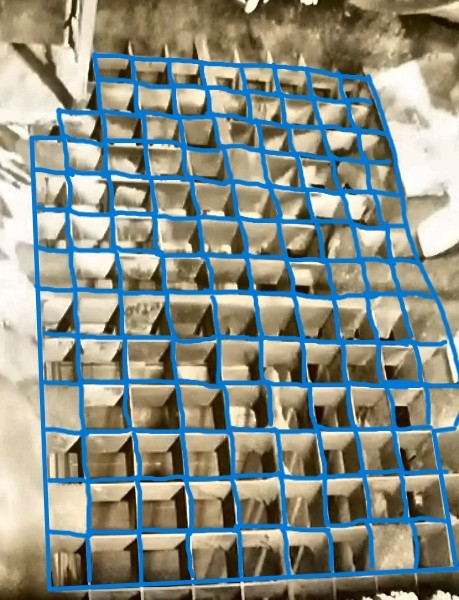
#> input picture archive/migration/coal_detection_migration_20260319_233903/tests/mock_data/clean/step_02_enhanced.jpg, 459 x 600 px
$ python extract_grid_cells.py ../../../../../../archive/migration/coal_detection_migration_20260319_233903/tests/mock_data/clean/step_02_enhanced.jpg
#> lines starting #> are read from the running program, lines starting #| are printed output that depends on the picture; after the words box and inside, x2 and y2 are one past the last pixel; in counts of white or black regions, pixels touching at a corner belong together
"""
改进的网格提取器
通过分析蓝色网格线的交点来确定每个格子位置
"""

import cv2
import numpy as np
import json
from pathlib import Path
import argparse
from typing import List, Dict, Tuple


class GridCellExtractor:
    """网格格子提取器"""

    def __init__(self, annotated_image_path: str):
        self.image_path = annotated_image_path
        self.image = None
        self.blue_mask = None
        self.grid_cells = []

    def extract_grid_lines(self) -> Tuple[List[Tuple[int, int, int, int]], List[Tuple[int, int, int, int]]]:
        """提取水平和垂直网格线"""
        # 1. 加载图片
        self.image = cv2.imread(self.image_path)
        if self.image is None:
            raise ValueError(f"无法加载图片: {self.image_path}")

        print(f"分析标注图片: {Path(self.image_path).name}")
        print(f"图片尺寸: {self.image.shape[1]} x {self.image.shape[0]}")

        # 2. 转换为HSV并提取蓝色
        hsv = cv2.cvtColor(self.image, cv2.COLOR_BGR2HSV)

        # 调整蓝色HSV范围
        lower_blue = np.array([90, 50, 50])
        upper_blue = np.array([130, 255, 255])

        self.blue_mask = cv2.inRange(hsv, lower_blue, upper_blue)

        # 形态学操作
        kernel = np.ones((3, 3), np.uint8)
        self.blue_mask = cv2.morphologyEx(self.blue_mask, cv2.MORPH_CLOSE, kernel)
        self.blue_mask = cv2.morphologyEx(self.blue_mask, cv2.MORPH_OPEN, kernel)

        # 3. 使用霍夫变换检测直线
        lines = cv2.HoughLinesP(self.blue_mask, 1, np.pi/180, threshold=50,
                               minLineLength=30, maxLineGap=10)

        if lines is None:
            return [], []

        # 4. 分类线条：水平线和垂直线
        horizontal_lines = []
        vertical_lines = []

        for line in lines:
            x1, y1, x2, y2 = line[0]

            # 计算角度
            angle = np.arctan2(abs(y2 - y1), abs(x2 - x1)) * 180 / np.pi

            if angle < 20:  # 接近水平
                horizontal_lines.append((x1, y1, x2, y2))
            elif angle > 70:  # 接近垂直
                vertical_lines.append((x1, y1, x2, y2))

        print(f"检测到 {len(horizontal_lines)} 条水平线, {len(vertical_lines)} 条垂直线")
        return horizontal_lines, vertical_lines

    def find_grid_intersections(self, h_lines: List, v_lines: List) -> List[Tuple[int, int]]:
        """找到网格交点"""
        intersections = []

        for h_line in h_lines:
            hx1, hy1, hx2, hy2 = h_line

            for v_line in v_lines:
                vx1, vy1, vx2, vy2 = v_line

                # 计算两条线的交点
                intersection = self._line_intersection(
                    (hx1, hy1, hx2, hy2),
                    (vx1, vy1, vx2, vy2)
                )

                if intersection:
                    x, y = intersection
                    # 检查交点是否在图像范围内
                    if 0 <= x < self.image.shape[1] and 0 <= y < self.image.shape[0]:
                        intersections.append((int(x), int(y)))

        # 去重（合并相近的点）
        unique_intersections = []
        for x, y in intersections:
            is_duplicate = False
            for ux, uy in unique_intersections:
                if abs(x - ux) < 10 and abs(y - uy) < 10:
                    is_duplicate = True
                    break
            if not is_duplicate:
                unique_intersections.append((x, y))

        print(f"找到 {len(unique_intersections)} 个网格交点")
        return unique_intersections

    def _line_intersection(self, line1: Tuple, line2: Tuple) -> Tuple[float, float]:
        """计算两条线段的交点"""
        x1, y1, x2, y2 = line1
        x3, y3, x4, y4 = line2

        denom = (x1 - x2) * (y3 - y4) - (y1 - y2) * (x3 - x4)
        if abs(denom) < 1e-10:
            return None

        t = ((x1 - x3) * (y3 - y4) - (y1 - y3) * (x3 - x4)) / denom
        u = -((x1 - x2) * (y1 - y3) - (y1 - y2) * (x1 - x3)) / denom

        # 检查交点是否在线段范围内
        if 0 <= t <= 1 and 0 <= u <= 1:
            x = x1 + t * (x2 - x1)
            y = y1 + t * (y2 - y1)
            return (x, y)

        return None

    def create_grid_cells(self, intersections: List[Tuple[int, int]]) -> List[Dict]:
        """基于交点创建网格格子"""
        if len(intersections) < 4:
            print("交点数量不足，无法构建网格")
            return []

        # 按Y坐标排序，然后按X坐标排序
        sorted_points = sorted(intersections, key=lambda p: (p[1], p[0]))

        # 估算行列数
        # 统计每个Y坐标的点数
        y_groups = {}
        for x, y in sorted_points:
            y_key = y // 20 * 20  # 20像素容差分组
            if y_key not in y_groups:
                y_groups[y_key] = []
            y_groups[y_key].append((x, y))

        # 找到最常见的列数
        col_counts = [len(points) for points in y_groups.values()]
        most_common_cols = max(col_counts) if col_counts else 0

        # 估算行数
        rows = len(y_groups)
        cols = most_common_cols

        print(f"估算网格: {rows-1}行 x {cols-1}列 (使用 {rows}x{cols} 交点)")

        # 重新整理交点为规则矩阵
        grid_points = self._organize_points_to_grid(sorted_points, rows, cols)

        # 创建格子
        cells = []
        cell_id = 0

        for r in range(rows - 1):
            for c in range(cols - 1):
                try:
                    # 格子的四个角点
                    top_left = grid_points[r][c]
                    top_right = grid_points[r][c + 1]
                    bottom_right = grid_points[r + 1][c + 1]
                    bottom_left = grid_points[r + 1][c]

                    # 计算格子中心和面积
                    center_x = (top_left[0] + bottom_right[0]) // 2
                    center_y = (top_left[1] + bottom_right[1]) // 2

                    width = abs(top_right[0] - top_left[0])
                    height = abs(bottom_left[1] - top_left[1])
                    area = width * height

                    cell = {
                        'id': cell_id,
                        'row': r,
                        'col': c,
                        'center_x': center_x,
                        'center_y': center_y,
                        'width': width,
                        'height': height,
                        'area': float(area),
                        'points': [
                            list(top_left),
                            list(top_right),
                            list(bottom_right),
                            list(bottom_left)
                        ]
                    }

                    cells.append(cell)
                    cell_id += 1

                except (IndexError, KeyError):
                    continue

        print(f"成功创建 {len(cells)} 个网格格子")
        self.grid_cells = cells
        return cells

    def _organize_points_to_grid(self, points: List[Tuple[int, int]],
                                rows: int, cols: int) -> List[List[Tuple[int, int]]]:
        """将交点整理为规则的网格矩阵"""
        # 按Y坐标分组
        y_groups = {}
        for x, y in points:
            y_key = y // 20 * 20  # 容差分组
            if y_key not in y_groups:
                y_groups[y_key] = []
            y_groups[y_key].append((x, y))

        # 排序Y组
        sorted_y_keys = sorted(y_groups.keys())

        grid = []
        for y_key in sorted_y_keys:
            # 每一行按X坐标排序
            row_points = sorted(y_groups[y_key], key=lambda p: p[0])
            grid.append(row_points)

        # 补齐不足的行列
        while len(grid) < rows:
            grid.append([])

        for row in grid:
            while len(row) < cols:
                row.append((0, 0))  # 占位符

        return grid

    def generate_config(self, output_path: str):
        """生成检测配置"""
        if not self.grid_cells:
            raise ValueError("没有提取到网格格子")

        # 估算总行列数
        max_row = max(cell['row'] for cell in self.grid_cells) + 1
        max_col = max(cell['col'] for cell in self.grid_cells) + 1

        # 生成全图ROI掩码
        h, w = self.image.shape[:2]
        mask_polygon = [[0, 0], [w, 0], [w, h], [0, h]]

        config_data = {
            "source_image": self.image_path,
            "calibration_method": "grid_line_intersection",
            "mask_polygon": mask_polygon,
            "logic_shape": [max_row, max_col],
            "total_theoretical": max_row * max_col,
            "valid_cells": self.grid_cells,
            "valid_count": len(self.grid_cells),
            "extraction_info": {
                "method": "hough_lines + intersections",
                "estimated_grid": f"{max_row}x{max_col}",
                "coverage_ratio": len(self.grid_cells) / (max_row * max_col)
            }
        }

        # 保存配置
        Path(output_path).parent.mkdir(exist_ok=True)
        with open(output_path, 'w', encoding='utf-8') as f:
            json.dump(config_data, f, ensure_ascii=False, indent=2)

        print(f"\n[SAVED] 网格提取配置已保存: {output_path}")
        print(f"         网格形状: {max_row}行 x {max_col}列")
        print(f"         有效格子: {len(self.grid_cells)}")
        print(f"         覆盖率: {len(self.grid_cells)/(max_row*max_col)*100:.1f}%")

    def visualize_extraction(self, output_path: str = None):
        """可视化提取结果"""
        if not self.grid_cells:
            return None

        canvas = self.image.copy()

        # 绘制提取的格子
        for cell in self.grid_cells:
            points = np.array(cell['points'], dtype=np.int32)

            # 绘制格子边框
            cv2.polylines(canvas, [points], True, (0, 255, 0), 2)

            # 绘制格子ID
            center = (cell['center_x'], cell['center_y'])
            cv2.putText(canvas, str(cell['id'] + 1), center,
                       cv2.FONT_HERSHEY_SIMPLEX, 0.5, (255, 255, 255), 2)
            cv2.putText(canvas, str(cell['id'] + 1), center,
                       cv2.FONT_HERSHEY_SIMPLEX, 0.5, (255, 0, 0), 1)

        # 添加统计信息
        max_row = max(cell['row'] for cell in self.grid_cells) + 1 if self.grid_cells else 0
        max_col = max(cell['col'] for cell in self.grid_cells) + 1 if self.grid_cells else 0

        info_text = f"Extracted: {len(self.grid_cells)} cells, Grid: {max_row}x{max_col}"
        cv2.putText(canvas, info_text, (20, 30),
                   cv2.FONT_HERSHEY_SIMPLEX, 0.8, (0, 255, 255), 2)

        if output_path:
            cv2.imwrite(output_path, canvas)
            print(f"可视化结果已保存: {output_path}")

        return canvas

    def run_extraction(self, output_config: str, output_visual: str = None):
        """执行完整的提取流程"""
        print("开始网格格子提取...")

        # 1. 提取网格线
        h_lines, v_lines = self.extract_grid_lines()

        # 2. 找到交点
        intersections = self.find_grid_intersections(h_lines, v_lines)

        # 3. 创建格子
        cells = self.create_grid_cells(intersections)

        # 4. 生成配置
        if cells:
            self.generate_config(output_config)

            # 5. 可视化
            if output_visual:
                self.visualize_extraction(output_visual)

            return True
        else:
            print("未能成功提取网格格子")
            return False


def main():
    parser = argparse.ArgumentParser(description="改进的网格格子提取器")
    parser.add_argument("annotated_image", help="标注图片路径")
    parser.add_argument("--output", default="config/grid_extracted.json", help="输出配置文件")
    parser.add_argument("--visualize", help="保存可视化结果图片路径")

    args = parser.parse_args()

    try:
        extractor = GridCellExtractor(args.annotated_image)

        success = extractor.run_extraction(args.output, args.visualize)
#> in extract_grid_lines, self.image is the input picture: shape (600, 459, 3); mean B, G, R 134.5, 143, 135.7
#| 图片尺寸: 459 x 600
#> in extract_grid_lines, `hsv = cv2.cvtColor(self.image, cv2.COLOR_BGR2HSV)`: hsv: shape (600, 459, 3); mean H, S, V 41.4, 103.6, 165.2
#> in extract_grid_lines, `self.blue_mask = cv2.inRange(hsv, lower_blue, upper_blue)`:
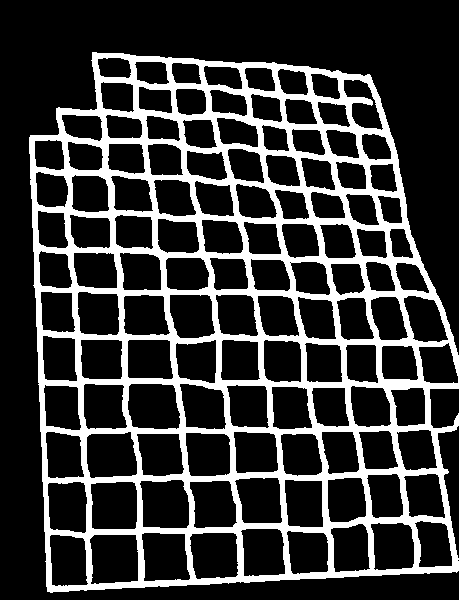
#> self.blue_mask: shape (600, 459); 21.9% white; 1 white region, box (x1, y1, x2, y2) and area: (29, 52, 459, 593) 60346
#> in extract_grid_lines, `self.blue_mask = cv2.morphologyEx(self.blue_mask, cv2.MORPH_CLOSE, ker..`:
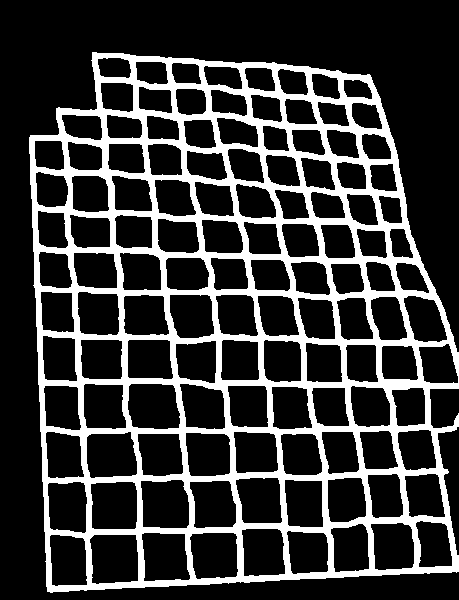
#> self.blue_mask: shape (600, 459); 22% white; 1 white region, box (x1, y1, x2, y2) and area: (29, 52, 459, 593) 60647
#> in extract_grid_lines, `self.blue_mask = cv2.morphologyEx(self.blue_mask, cv2.MORPH_OPEN, kern..`: self.blue_mask: shape (600, 459); 22% white; 1 white region, box (x1, y1, x2, y2) and area: (29, 52, 459, 593) 60562
#> in extract_grid_lines, `lines = cv2.HoughLinesP(self.blue_mask, 1, np.pi/180, threshold=50, mi..`: lines = 384 rows, first 6: [34, 135, 50, 592], [67, 195, 91, 537], [94, 52, 129, 385], [131, 55, 191, 481], [257, 118, 327, 480], [66, 201, 93, 589]
#> the loop in extract_grid_lines, `for line in lines:` made 384 passes
#> (x1, y1, x2, y2, angle) on passes 1 to 3: (34, 135, 50, 592, 87.99), (67, 195, 91, 537, 85.99), (94, 52, 129, 385, 84)
#> after the loop in extract_grid_lines, `for line in lines:`: horizontal_lines = 190 items, first 6: (35, 289, 438, 296), (48, 590, 458, 569), (49, 588, 458, 567), (366, 387, 409, 388), (35, 291, 233, 294), (52, 587, 458, 566); vertical_lines = 193 items, first 6: (34, 135, 50, 592), (67, 195, 91, 537), (94, 52, 129, 385), (131, 55, 191, 481), (257, 118, 327, 480), (66, 201, 93, 589)
#| 检测到 190 条水平线, 193 条垂直线
#> in run_extraction, `h_lines, v_lines = self.extract_grid_lines()`: h_lines has the same summary as horizontal_lines in extract_grid_lines; v_lines has the same summary as vertical_lines in extract_grid_lines
#> the loop in find_grid_intersections, `for h_line in h_lines:` made 190 passes
#> the loop in find_grid_intersections, `for x, y in intersections:` made 3078 passes
#> (x, y) on passes 1 to 3: (39, 289), (73, 289), (119, 290)
#| 找到 142 个网格交点
#> the loop in create_grid_cells, `for x, y in sorted_points:` made 142 passes
#> (x, y) on passes 1 to 12: (94, 56), (131, 58), (168, 61), (202, 63), (243, 66), (271, 68), (308, 70), (340, 72), (96, 78), (134, 81), (172, 83), (203, 86)
#| 估算网格: 21行 x 10列 (使用 22x11 交点)
#> the loop in _organize_points_to_grid, `for x, y in points:` made 142 passes
#> the loop in _organize_points_to_grid, `for y_key in sorted_y_keys:` made 22 passes
#> y_key on passes 1 to 12: 40, 60, 80, 100, 120, 140, 160, 180, 200, 220, 240, 260
#> the loop in _organize_points_to_grid, `for row in grid:` made 22 passes
#| 成功创建 210 个网格格子
#|          网格形状: 21行 x 10列
#|          有效格子: 210
#|          覆盖率: 100.0%

        if success:
            print(f"\n网格提取完成！")
            print(f"配置文件: {args.output}")
        else:
            print(f"\n网格提取失败，请检查输入图片")

    except Exception as e:
        print(f"提取失败: {e}")


if __name__ == "__main__":
    main()
